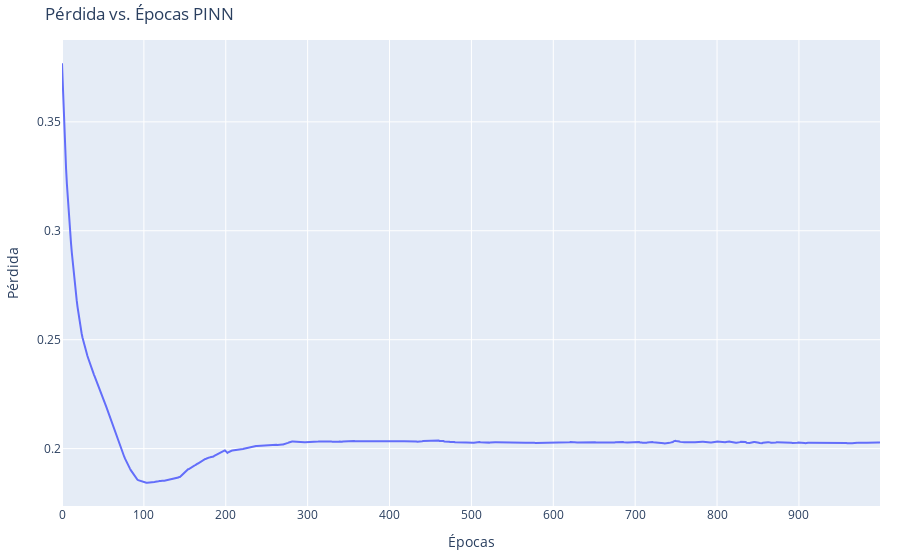

Notebook cell for this chart:
### Code cell
epochs = list(range(len(pinn)))

# Crear una figura utilizando plotly
fig = go.Figure()

# Añadir traza para la evolución de la pérdida del PINN
fig.add_trace(go.Scatter(x=epochs, y=pinn, mode='lines', name='Physics Informed Neural Network'))

# Actualizar el diseño del gráfico
fig.update_layout(
    title='Pérdida vs. Épocas PINN',
    xaxis=dict(title='Épocas'),
    yaxis=dict(title='Pérdida'),
    legend=dict(x=0.7, y=1.0),
    margin=dict(l=20, r=20, t=40, b=20),
    hovermode='x unified' 
)

# Mostrar el gráfico
fig.show()

### Figure 1 — Plotly figure (JSON) as saved in the notebook; plotly's stock layout.template omitted (floating-point values rounded to 4 significant figures; data arrays with more than 128 entries replaced by an {"elided": "..."} marker saying what was removed)
{"data": [{"mode": "lines", "name": "Physics Informed Neural Network", "type": "scatter", "x": {"elided": "1000 int values"}, "y": {"elided": "1000 float values"}}], "layout": {"hovermode": "x unified", "legend": {"x": 0.7, "y": 1}, "margin": {"b": 20, "l": 20, "r": 20, "t": 40}, "title": {"text": "Pérdida vs. Épocas PINN"}, "xaxis": {"title": {"text": "Épocas"}}, "yaxis": {"title": {"text": "Pérdida"}}}}
